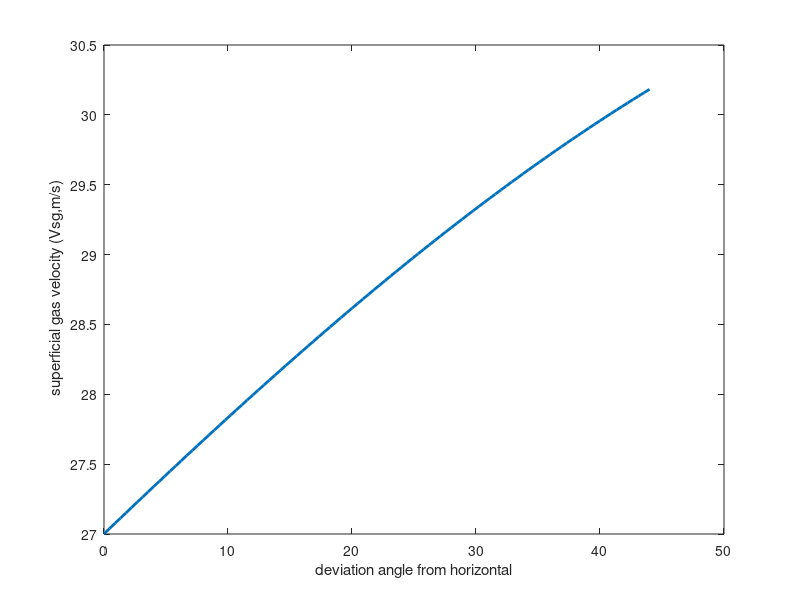

This chart was generated by the following MATLAB code:
clc;
clear;
close all;

n=100;
a=linspace(0,44,n)';
x=zeros(n,1);
for i=1:n
    f=@ (x)  ((-35.5896)*x^2)+159.0244*x+21653+8593.6*sind(a(i));
    x(i)=fzero(f,5); 
    
end

figure;
plot(a,x,'LineWidth',2);
xlabel('deviation angle from horizontal');
ylabel(' superficial gas velocity (Vsg,m/s)');